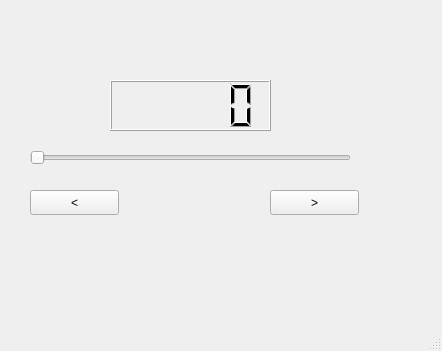
<?xml version="1.0" encoding="UTF-8"?>
<ui version="4.0">
 <class>MainWindow</class>
 <widget class="QMainWindow" name="MainWindow">
  <property name="geometry">
   <rect>
    <x>0</x>
    <y>0</y>
    <width>442</width>
    <height>351</height>
   </rect>
  </property>
  <property name="windowTitle">
   <string>MainWindow</string>
  </property>
  <widget class="QWidget" name="centralwidget">
   <widget class="QPushButton" name="pushBtnMinus">
    <property name="geometry">
     <rect>
      <x>30</x>
      <y>190</y>
      <width>89</width>
      <height>25</height>
     </rect>
    </property>
    <property name="text">
     <string>&lt;</string>
    </property>
   </widget>
   <widget class="QPushButton" name="pushBtnPlus">
    <property name="geometry">
     <rect>
      <x>270</x>
      <y>190</y>
      <width>89</width>
      <height>25</height>
     </rect>
    </property>
    <property name="text">
     <string>&gt;</string>
    </property>
   </widget>
   <widget class="QSlider" name="horizontalSlider">
    <property name="geometry">
     <rect>
      <x>30</x>
      <y>150</y>
      <width>321</width>
      <height>16</height>
     </rect>
    </property>
    <property name="orientation">
     <enum>Qt::Horizontal</enum>
    </property>
   </widget>
   <widget class="QLCDNumber" name="lcdNumber">
    <property name="geometry">
     <rect>
      <x>110</x>
      <y>80</y>
      <width>161</width>
      <height>51</height>
     </rect>
    </property>
   </widget>
  </widget>
  <widget class="QMenuBar" name="menubar">
   <property name="geometry">
    <rect>
     <x>0</x>
     <y>0</y>
     <width>442</width>
     <height>22</height>
    </rect>
   </property>
  </widget>
  <widget class="QStatusBar" name="statusbar"/>
 </widget>
 <resources/>
 <connections>
  <connection>
   <sender>horizontalSlider</sender>
   <signal>valueChanged(int)</signal>
   <receiver>lcdNumber</receiver>
   <slot>display(int)</slot>
   <hints>
    <hint type="sourcelabel">
     <x>190</x>
     <y>179</y>
    </hint>
    <hint type="destinationlabel">
     <x>190</x>
     <y>127</y>
    </hint>
   </hints>
  </connection>
  <connection>
   <sender>pushBtnMinus</sender>
   <signal>clicked()</signal>
   <receiver>MainWindow</receiver>
   <slot>myMinusSlot()</slot>
   <hints>
    <hint type="sourcelabel">
     <x>69</x>
     <y>235</y>
    </hint>
    <hint type="destinationlabel">
     <x>-17</x>
     <y>223</y>
    </hint>
   </hints>
  </connection>
  <connection>
   <sender>pushBtnPlus</sender>
   <signal>clicked()</signal>
   <receiver>MainWindow</receiver>
   <slot>myPlusSlot()</slot>
   <hints>
    <hint type="sourcelabel">
     <x>356</x>
     <y>229</y>
    </hint>
    <hint type="destinationlabel">
     <x>457</x>
     <y>222</y>
    </hint>
   </hints>
  </connection>
 </connections>
 <slots>
  <slot>myMinusSlot()</slot>
  <slot>myPlusSlot()</slot>
 </slots>
</ui>
